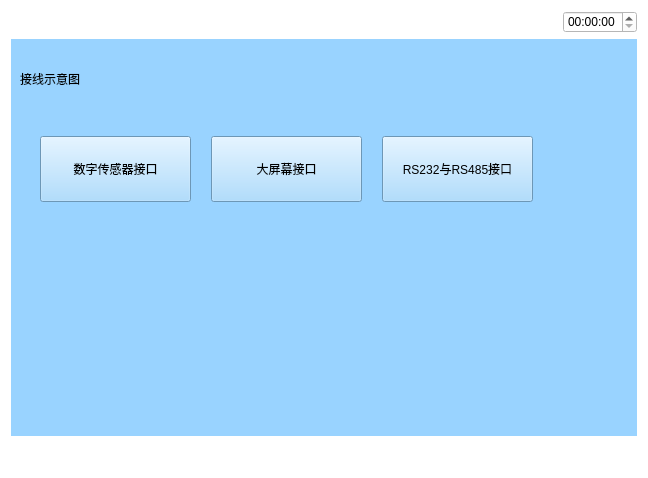
<?xml version="1.0" encoding="UTF-8"?>
<ui version="4.0">
 <class>Jiexianshiyitu</class>
 <widget class="QWidget" name="Jiexianshiyitu">
  <property name="geometry">
   <rect>
    <x>0</x>
    <y>0</y>
    <width>648</width>
    <height>478</height>
   </rect>
  </property>
  <property name="windowTitle">
   <string>Form</string>
  </property>
  <property name="styleSheet">
   <string notr="true">background-color: rgb(255, 255, 255);</string>
  </property>
  <layout class="QVBoxLayout" name="verticalLayout">
   <item>
    <layout class="QHBoxLayout" name="horizontalLayout_5">
     <item>
      <widget class="QPushButton" name="pushButton">
       <property name="text">
        <string/>
       </property>
       <property name="icon">
        <iconset resource="myimages.qrc">
         <normaloff>:/image/images/4g.png</normaloff>:/image/images/4g.png</iconset>
       </property>
       <property name="flat">
        <bool>true</bool>
       </property>
      </widget>
     </item>
     <item>
      <widget class="QPushButton" name="pushButton_2">
       <property name="text">
        <string/>
       </property>
       <property name="icon">
        <iconset resource="myimages.qrc">
         <normaloff>:/image/images/wireless.svg</normaloff>:/image/images/wireless.svg</iconset>
       </property>
       <property name="flat">
        <bool>true</bool>
       </property>
      </widget>
     </item>
     <item>
      <widget class="QPushButton" name="pushButton_3">
       <property name="text">
        <string/>
       </property>
       <property name="icon">
        <iconset resource="myimages.qrc">
         <normaloff>:/image/images/bl.svg</normaloff>:/image/images/bl.svg</iconset>
       </property>
       <property name="flat">
        <bool>true</bool>
       </property>
      </widget>
     </item>
     <item>
      <widget class="QPushButton" name="pushButton_4">
       <property name="text">
        <string/>
       </property>
       <property name="icon">
        <iconset resource="myimages.qrc">
         <normaloff>:/image/images/locate.svg</normaloff>:/image/images/locate.svg</iconset>
       </property>
       <property name="flat">
        <bool>true</bool>
       </property>
      </widget>
     </item>
     <item>
      <spacer name="horizontalSpacer_4">
       <property name="orientation">
        <enum>Qt::Horizontal</enum>
       </property>
       <property name="sizeHint" stdset="0">
        <size>
         <width>40</width>
         <height>20</height>
        </size>
       </property>
      </spacer>
     </item>
     <item>
      <widget class="QTimeEdit" name="timeEdit_2"/>
     </item>
    </layout>
   </item>
   <item>
    <widget class="QWidget" name="widget" native="true">
     <property name="sizePolicy">
      <sizepolicy hsizetype="Preferred" vsizetype="Preferred">
       <horstretch>0</horstretch>
       <verstretch>0</verstretch>
      </sizepolicy>
     </property>
     <property name="contextMenuPolicy">
      <enum>Qt::DefaultContextMenu</enum>
     </property>
     <property name="styleSheet">
      <string notr="true">background-color: rgb(153, 211, 255);</string>
     </property>
     <layout class="QVBoxLayout" name="verticalLayout_2" stretch="1,5">
      <item>
       <widget class="QLabel" name="label">
        <property name="text">
         <string>接线示意图</string>
        </property>
       </widget>
      </item>
      <item>
       <layout class="QGridLayout" name="gridLayout" columnstretch="2,2,2,1">
        <property name="sizeConstraint">
         <enum>QLayout::SetDefaultConstraint</enum>
        </property>
        <property name="margin">
         <number>20</number>
        </property>
        <property name="spacing">
         <number>20</number>
        </property>
        <item row="0" column="1">
         <widget class="QPushButton" name="adjustable">
          <property name="minimumSize">
           <size>
            <width>66</width>
            <height>66</height>
           </size>
          </property>
          <property name="text">
           <string>大屏幕接口</string>
          </property>
         </widget>
        </item>
        <item row="0" column="0">
         <widget class="QPushButton" name="permission">
          <property name="minimumSize">
           <size>
            <width>66</width>
            <height>66</height>
           </size>
          </property>
          <property name="text">
           <string>数字传感器接口</string>
          </property>
         </widget>
        </item>
        <item row="1" column="1">
         <spacer name="verticalSpacer">
          <property name="orientation">
           <enum>Qt::Vertical</enum>
          </property>
          <property name="sizeHint" stdset="0">
           <size>
            <width>20</width>
            <height>40</height>
           </size>
          </property>
         </spacer>
        </item>
        <item row="1" column="3">
         <spacer name="horizontalSpacer">
          <property name="orientation">
           <enum>Qt::Horizontal</enum>
          </property>
          <property name="sizeHint" stdset="0">
           <size>
            <width>40</width>
            <height>20</height>
           </size>
          </property>
         </spacer>
        </item>
        <item row="0" column="2">
         <widget class="QPushButton" name="unmanned">
          <property name="sizePolicy">
           <sizepolicy hsizetype="Minimum" vsizetype="Minimum">
            <horstretch>0</horstretch>
            <verstretch>0</verstretch>
           </sizepolicy>
          </property>
          <property name="minimumSize">
           <size>
            <width>66</width>
            <height>66</height>
           </size>
          </property>
          <property name="autoFillBackground">
           <bool>false</bool>
          </property>
          <property name="text">
           <string>RS232与RS485接口</string>
          </property>
          <property name="autoRepeat">
           <bool>false</bool>
          </property>
         </widget>
        </item>
       </layout>
      </item>
     </layout>
    </widget>
   </item>
   <item>
    <layout class="QHBoxLayout" name="horizontalLayout_2">
     <item>
      <widget class="QPushButton" name="returnIndex">
       <property name="font">
        <font>
         <family>AR PL UMing TW MBE</family>
        </font>
       </property>
       <property name="styleSheet">
        <string notr="true">border-image: url(:/image/images/index.svg);</string>
       </property>
       <property name="text">
        <string/>
       </property>
       <property name="icon">
        <iconset resource="myimages.qrc">
         <normaloff>:/image/images/index.svg</normaloff>:/image/images/index.svg</iconset>
       </property>
       <property name="iconSize">
        <size>
         <width>40</width>
         <height>40</height>
        </size>
       </property>
       <property name="flat">
        <bool>true</bool>
       </property>
      </widget>
     </item>
     <item>
      <spacer name="horizontalSpacer_2">
       <property name="orientation">
        <enum>Qt::Horizontal</enum>
       </property>
       <property name="sizeHint" stdset="0">
        <size>
         <width>40</width>
         <height>20</height>
        </size>
       </property>
      </spacer>
     </item>
     <item>
      <widget class="QPushButton" name="returnPage">
       <property name="text">
        <string/>
       </property>
       <property name="icon">
        <iconset resource="myimages.qrc">
         <normaloff>:/image/images/shangyiye.svg</normaloff>:/image/images/shangyiye.svg</iconset>
       </property>
       <property name="iconSize">
        <size>
         <width>40</width>
         <height>40</height>
        </size>
       </property>
       <property name="flat">
        <bool>true</bool>
       </property>
      </widget>
     </item>
    </layout>
   </item>
  </layout>
 </widget>
 <resources>
  <include location="myimages.qrc"/>
 </resources>
 <connections/>
</ui>
